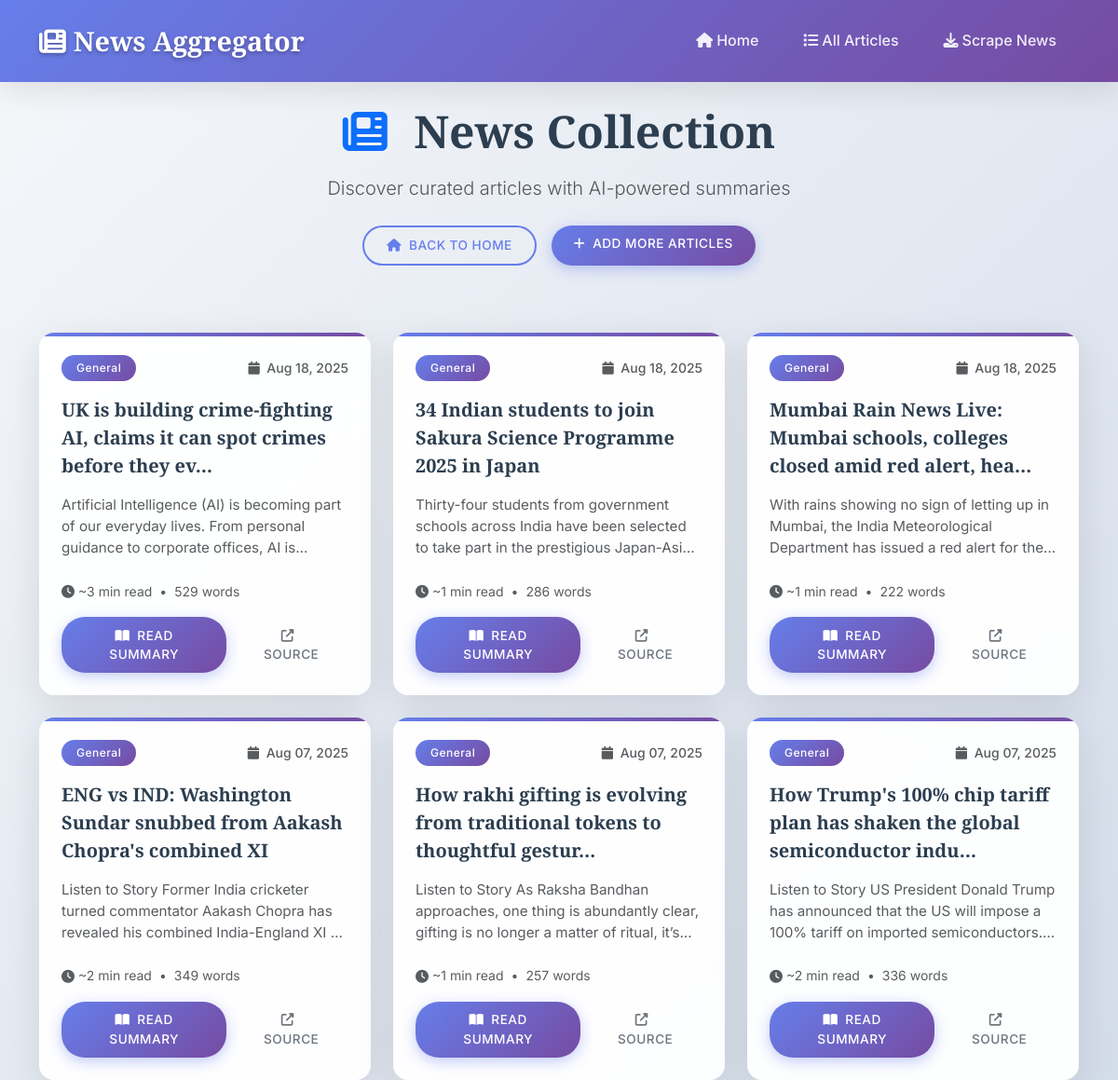
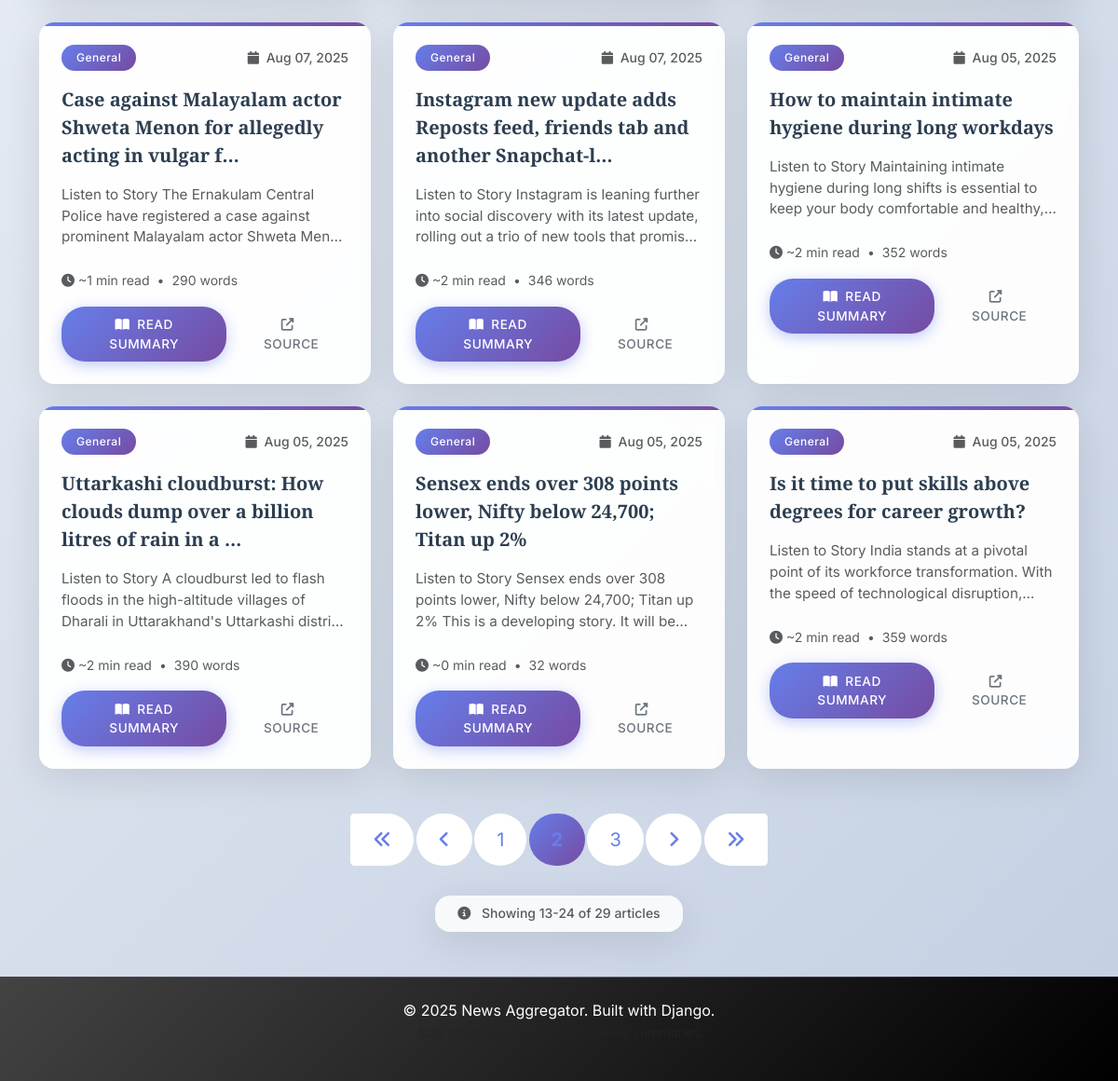
/articles/?page=2, run on the app's committed database (2 pictures, top to bottom).
### news/models.py (models this page shows, shortened)
class Article(models.Model):
    title = models.CharField(max_length=500, blank=True, null=True)
    url = models.URLField(unique=True, max_length=1000)
    category = models.CharField(max_length=100, blank=True, null=True)
    publication_date = models.DateTimeField(blank=True, null=True)
    full_text = models.TextField()
    summary = models.TextField(blank=True, null=True)
    created_at = models.DateTimeField(default=timezone.now)
    updated_at = models.DateTimeField(auto_now=True)
    class Meta:
        ordering = ['-created_at']
        verbose_name = 'Article'
        verbose_name_plural = 'Articles'
    def get_short_summary(self, length=200):
        if self.summary:
            return self.summary[:length] + '...' if len(self.summary) > length else self.summary
        return self.full_text[:length] + '...' if len(self.full_text) > length else self.full_text

### news/views.py (the view)
# urls.py: path('articles/', views.article_list, name='article_list'),
def article_list(request):
    articles_list = Article.objects.all()
    paginator = Paginator(articles_list, 12)  # Show 12 articles per page
    page_number = request.GET.get('page')
    articles = paginator.get_page(page_number)
    context = {
        'articles': articles,
    }
    return render(request, 'news/article_list.html', context)

### news/templates/news/article_list.html (shortened to what this page needs)
{% extends 'news/base.html' %}
{% block content %}
<div class="fade-in">
    <div class="row mb-5">
        <div class="col-12">
            <div class="text-center mb-4">
                <h1 class="display-5 fw-bold mb-3">
                    <i class="fas fa-newspaper me-3 text-primary"></i>
                    News Collection
                </h1>
                <p class="lead text-muted mb-4">
                    Discover curated articles with AI-powered summaries
                </p>
                <div class="d-flex justify-content-center gap-3 flex-wrap">
                    <a href="{% url 'news:home' %}" class="btn btn-outline-primary">
                        <i class="fas fa-home me-2"></i>Back to Home
                    </a>
                    <a href="{% url 'news:scrape_articles' %}" class="btn btn-primary">
                        <i class="fas fa-plus me-2"></i>Add More Articles
                    </a>
                </div>
            </div>
        </div>
    </div>
    {% if articles %}
    <div class="row g-4 mb-5">
        {% for article in articles %}
        <div class="col-xl-4 col-lg-6 col-md-6">
            <div class="card news-card h-100">
                <div class="card-body p-4">
                    <div class="d-flex justify-content-between align-items-center mb-3">
                        {% if article.category %}
                            <span class="badge bg-primary fw-medium">{{ article.category }}</span>
                        {% else %}
                            <span class="badge bg-secondary fw-medium">General</span>
                        {% endif %}
                        <small class="text-muted fw-medium">
                            <i class="fas fa-calendar me-1"></i>
                            {{ article.created_at|date:"M d, Y" }}
                        </small>
                    </div>
                    <h5 class="card-title mb-3 lh-base">
                        {% if article.title %}
                            {{ article.title|truncatechars:75 }}
                        {% else %}
                            Latest News Update
                        {% endif %}
                    </h5>
                    <p class="card-text text-muted mb-4 lh-base">
                        {{ article.get_short_summary }}
                    </p>
                    <div class="mb-3">
                        <small class="text-muted d-flex align-items-center">
                            <i class="fas fa-clock me-1"></i>
                            ~{% widthratio article.full_text|wordcount 200 1 %} min read
                            <span class="mx-2">•</span>
                            {{ article.full_text|wordcount }} words
                        </small>
                    </div>
                    <div class="d-flex gap-2 mt-auto">
                        <a href="{% url 'news:article_detail' article.pk %}"
                           class="btn btn-primary flex-fill">
                            <i class="fas fa-book-open me-2"></i>Read Summary
                        </a>
                        <a href="{{ article.url }}"
                           target="_blank"
                           class="btn btn-outline-secondary flex-fill"
                           title="Read original article">
                            <i class="fas fa-external-link-alt me-2"></i>Source
                        </a>
                    </div>
                </div>
            </div>
        </div>
        {% endfor %}
    </div>
    {% if articles.has_other_pages %}
    <div class="d-flex flex-column align-items-center mt-5">
        <nav aria-label="Articles pagination" class="mb-3">
            <ul class="pagination pagination-lg">
                {% if articles.has_previous %}
                    <li class="page-item">
                        <a class="page-link" href="?page=1" title="First page">
                            <i class="fas fa-angle-double-left"></i>
                        </a>
                    </li>
                    <li class="page-item">
                        <a class="page-link" href="?page={{ articles.previous_page_number }}" title="Previous page">
                            <i class="fas fa-angle-left"></i>
                        </a>
                    </li>
                {% endif %}
                {% for num in articles.paginator.page_range %}
                    {% if articles.number == num %}
                        <li class="page-item active">
                            <span class="page-link fw-bold">{{ num }}</span>
                        </li>
                    {% elif num > articles.number|add:'-3' and num < articles.number|add:'3' %}
                        <li class="page-item">
                            <a class="page-link" href="?page={{ num }}">{{ num }}</a>
                        </li>
                    {% endif %}
                {% endfor %}
                {% if articles.has_next %}
                    <li class="page-item">
                        <a class="page-link" href="?page={{ articles.next_page_number }}" title="Next page">
                            <i class="fas fa-angle-right"></i>
                        </a>
                    </li>
                    <li class="page-item">
                        <a class="page-link" href="?page={{ articles.paginator.num_pages }}" title="Last page">
                            <i class="fas fa-angle-double-right"></i>
                        </a>
                    </li>
                {% endif %}
            </ul>
        </nav>
        <div class="card bg-light border-0 px-4 py-2">
            <small class="text-muted fw-medium">
                <i class="fas fa-info-circle me-2"></i>
                Showing {{ articles.start_index }}-{{ articles.end_index }} of {{ articles.paginator.count }} articles
            </small>
        </div>
    </div>
    {% endif %}
    {% endif %}
</div>
{% endblock %}

### news/templates/news/base.html (style rules this page uses)
:root { --primary-gradient: linear-gradient(135deg, #667eea 0%, #764ba2 100%); --secondary-gradient: linear-gradient(135deg, #f093fb 0%, #f5576c 100%); --success-gradient: linear-gradient(135deg, #4facfe 0%, #00f2fe 100%); --dark-gradient: linear-gradient(135deg, #434343 0%, #000000 100%); --card-shadow: 0 10px 40px rgba(0,0,0,0.1); --card-shadow-hover: 0 20px 60px rgba(0,0,0,0.15); --border-radius: 16px; --primary-font: 'Inter', sans-serif; --heading-font: 'Playfair Display', serif; }
body { font-family: var(--primary-font); background: linear-gradient(135deg, #f5f7fa 0%, #c3cfe2 100%); min-height: 100vh; color: #2c3e50; line-height: 1.6; }
h1, h2, h3, h4, h5, h6 { font-family: var(--heading-font); font-weight: 600; color: #2c3e50; }
.card { border: none; border-radius: var(--border-radius); box-shadow: var(--card-shadow); overflow: hidden; transition: all 0.4s cubic-bezier(0.25, 0.8, 0.25, 1); background: rgba(255, 255, 255, 0.95); backdrop-filter: blur(10px); }
.news-card { height: 100%; position: relative; }
.news-card::before { content: ''; position: absolute; top: 0; left: 0; right: 0; height: 4px; background: var(--primary-gradient); }
.card-title { font-family: var(--heading-font); font-weight: 600; color: #2c3e50; line-height: 1.4; }
.card-text { display: -webkit-box; -webkit-line-clamp: 3; -webkit-box-orient: vertical; overflow: hidden; color: #6c757d; font-size: 0.95rem; }
.btn { border-radius: 25px; font-weight: 500; padding: 0.6rem 1.5rem; border: none; transition: all 0.3s ease; text-transform: uppercase; letter-spacing: 0.5px; font-size: 0.85rem; }
.btn-primary { background: var(--primary-gradient); box-shadow: 0 4px 15px rgba(102, 126, 234, 0.4); }
.btn-outline-primary { border: 2px solid #667eea; color: #667eea; background: transparent; }
.badge { font-size: 0.75rem; padding: 0.5rem 1rem; border-radius: 20px; font-weight: 500; letter-spacing: 0.5px; }
.bg-primary { background: var(--primary-gradient) !important; }
.pagination .page-link { border-radius: 50px; margin: 0 0.2rem; border: none; color: #667eea; }
.pagination .page-item.active .page-link { background: var(--primary-gradient); border: none; }
.fade-in { animation: fadeIn 0.6s ease-out; }

### data on the page
Article: category "General", created_at "Aug 18, 2025", title "UK is building crime-fighting AI, claims it can spot crimes before they ev…", get_short_summary "Artificial Intelligence (AI) is becoming part of our everyday lives. From personal guidance to corporate offices, AI…", full_text "3", full_text "529"
Article: category "General", created_at "Aug 18, 2025", title "34 Indian students to join Sakura Science Programme 2025 in Japan", get_short_summary "Thirty-four students from government schools across India have been selected to take part in the prestigious…", full_text "1", full_text "286"
Article: category "General", created_at "Aug 18, 2025", title "Mumbai Rain News Live: Mumbai schools, colleges closed amid red alert, hea…", get_short_summary "With rains showing no sign of letting up in Mumbai, the India Meteorological Department has issued a red alert for…", full_text "1", full_text "222"
Article: category "General", created_at "Aug 07, 2025", title "ENG vs IND: Washington Sundar snubbed from Aakash Chopra's combined XI", get_short_summary "Listen to Story Former India cricketer turned commentator Aakash Chopra has revealed his combined India-England XI…", full_text "2", full_text "349"
Article: category "General", created_at "Aug 07, 2025", title "How rakhi gifting is evolving from traditional tokens to thoughtful gestur…", get_short_summary "Listen to Story As Raksha Bandhan approaches, one thing is abundantly clear, gifting is no longer a matter of ritual,…", full_text "1", full_text "257"
Article: category "General", created_at "Aug 07, 2025", title "How Trump's 100% chip tariff plan has shaken the global semiconductor indu…", get_short_summary "Listen to Story US President Donald Trump has announced that the US will impose a 100% tariff on imported…", full_text "2", full_text "336"
Article: category "General", created_at "Aug 07, 2025", title "Case against Malayalam actor Shweta Menon for allegedly acting in vulgar f…", get_short_summary "Listen to Story The Ernakulam Central Police have registered a case against prominent Malayalam actor Shweta…", full_text "1", full_text "290"
Article: category "General", created_at "Aug 07, 2025", title "Instagram new update adds Reposts feed, friends tab and another Snapchat-l…", get_short_summary "Listen to Story Instagram is leaning further into social discovery with its latest update, rolling out a trio of new tools that…", full_text "2", full_text "346"
Article: category "General", created_at "Aug 05, 2025", title "How to maintain intimate hygiene during long workdays", get_short_summary "Listen to Story Maintaining intimate hygiene during long shifts is essential to keep your body comfortable and…", full_text "2", full_text "352"
Article: category "General", created_at "Aug 05, 2025", title "Uttarkashi cloudburst: How clouds dump over a billion litres of rain in a …", get_short_summary "Listen to Story A cloudburst led to flash floods in the high-altitude villages of Dharali in Uttarakhand's Uttarkashi…", full_text "2", full_text "390"
Article: category "General", created_at "Aug 05, 2025", title "Sensex ends over 308 points lower, Nifty below 24,700; Titan up 2%", get_short_summary "Listen to Story Sensex ends over 308 points lower, Nifty below 24,700; Titan up 2% This is a developing story. It will…", full_text "0", full_text "32"
Article: category "General", created_at "Aug 05, 2025", title "Is it time to put skills above degrees for career growth?", get_short_summary "Listen to Story India stands at a pivotal point of its workforce transformation. With the speed of technological…", full_text "2", full_text "359"

### other printed values
{{ num }} "1" "3"
{{ num }} "2"
{{ articles.start_index }} "13"
{{ articles.end_index }} "24"
{{ articles.paginator.count }} "29"
